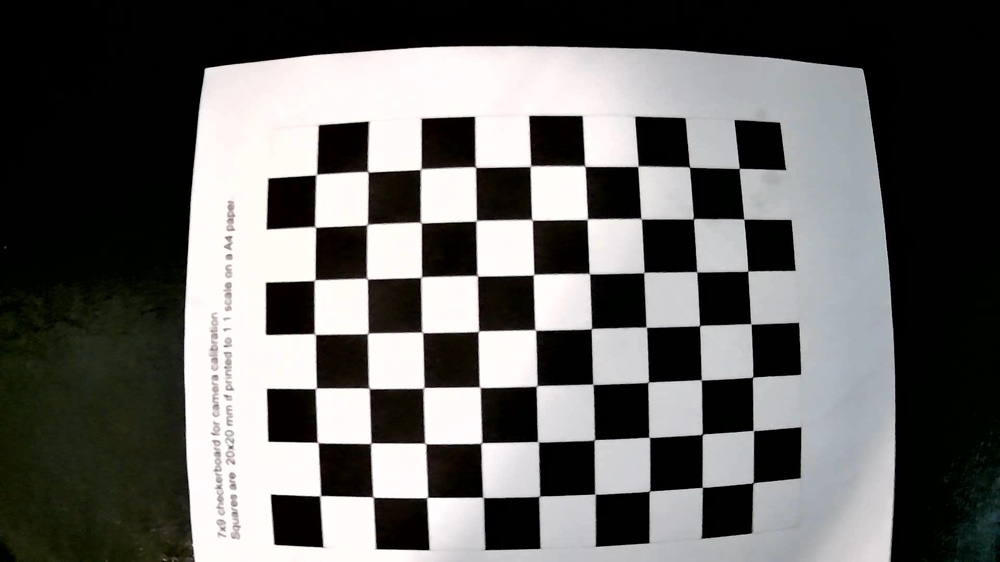
#> input picture demo_script/calibration_data/img/cal_1.jpg, 1000 x 562 px, shrunk from 1920 x 1080 before the run; its folder holds only this picture in this run
$ python calibration_script.py --src img
#> lines starting #> are read from the running program, lines starting #| are printed output that depends on the picture; after the words box and inside, x2 and y2 are one past the last pixel; in counts of white or black regions, pixels touching at a corner belong together; long printed decimals are rounded
import cv2
import numpy as np
import glob
from pprint import pprint
import argparse
import os.path

parser = argparse.ArgumentParser()
parser.add_argument("--show", help="displays the image before exiting", action="store_true")
parser.add_argument("-s", "--src", help="the folder to load images from", required=True, type=str)
parser.add_argument("--dst", help="the folder to save the calibration data to", default="./")

args = parser.parse_args()

CHECKERBOARD = (7, 9)
criteria = (cv2.TERM_CRITERIA_EPS + cv2.TERM_CRITERIA_MAX_ITER, 30, 0.001)

image_names = glob.glob(os.path.join(args.src, "*.jpg"))
image_names += glob.glob(os.path.join(args.src, "*.png"))

objp = np.zeros((1, CHECKERBOARD[0] * CHECKERBOARD[1], 3), np.float32)
objp[0, :, :2] = np.mgrid[0:CHECKERBOARD[0], 0:CHECKERBOARD[1]].T.reshape(-1, 2)

# Arrays to store object points and image points from all the images.
objpoints = []  # 3d point in real world space
imgpoints = []  # 2d points in image plane.
gray = None
for fname in image_names:
    img = cv2.imread(fname)
#> img is the input picture: shape (562, 1000, 3); mean B, G, R 98.5, 100.3, 100.8
    gray = cv2.cvtColor(img, cv2.COLOR_BGR2GRAY)
    # Find the chess board corners
    ret, corners = cv2.findChessboardCorners(gray, CHECKERBOARD,
                                             cv2.CALIB_CB_ADAPTIVE_THRESH +
                                             cv2.CALIB_CB_FAST_CHECK +
                                             cv2.CALIB_CB_NORMALIZE_IMAGE)
#> ret = True; corners = 63 rows, first 8: [320.9, 494.7], [317.3, 442.6], [316, 388.6], [315.8, 334.5], [314.5, 280.4], [316, 227.4], [316.4, 174.6], [373.7, 496.7]
    # If found, add object points, image points (after refining them)
    if ret is True:
        objpoints.append(objp)
        # Iteratively improves the accuracy of the corner detection
        corners2 = cv2.cornerSubPix(gray, corners, (11, 11), (-1, -1), criteria)
#> corners2 = 63 rows, first 8: [320.2, 495.7], [317.7, 442.5], [315.8, 388.3], [314.8, 334], [314.6, 280.2], [315.1, 226.9], [316.2, 174.5], [373, 497]
        imgpoints.append(corners)
        # Draw and display the corners
        cv2.drawChessboardCorners(img, (7, 6), corners2, ret)
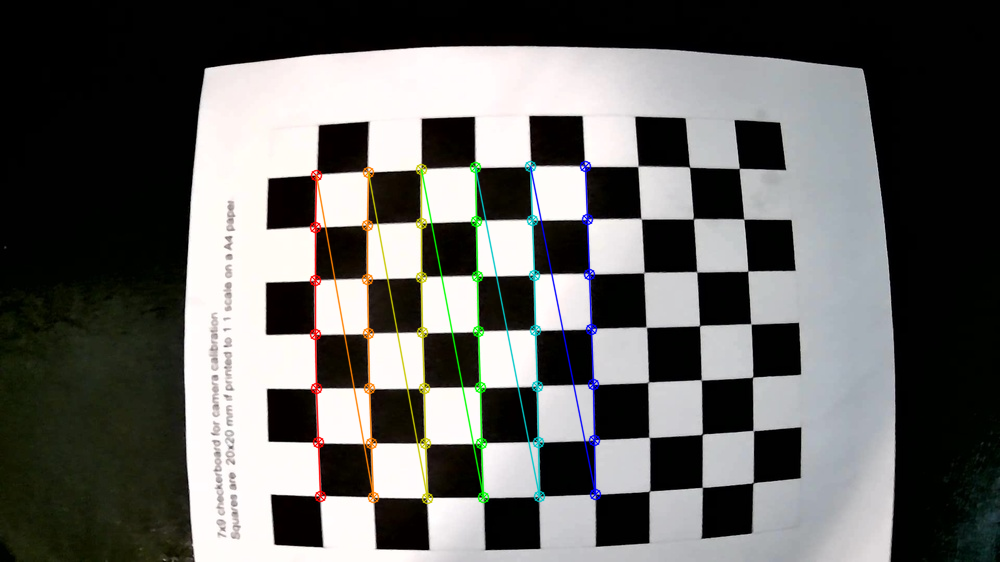
#> img: shape (562, 1000, 3); 2.53% of pixels changed, all inside (x1, y1, x2, y2) = (309, 160, 602, 505)
        if args.show:
            cv2.imshow('img', img)
            cv2.waitKey(0)

if gray is not None:
    # Calculate Parameters
    result, camera_matrix, distortion_coefficients, rvecs, tvecs = \
        cv2.calibrateCamera(objpoints, imgpoints, gray.shape[::-1], None, None)
#> result = 0.314; camera_matrix = [[2556.7, 0, 504.9], [0, 2624, 260.4], [0, 0, 1]]; distortion_coefficients = [[-6.03, 151.3, 0.0696, 0.0126, -3918]]; rvecs = ([-0.227, -0.247, -1.58],); tvecs = ([-3.39, 4.15, 44.09],)
    h, w = gray.shape[:2]
#> h = 562; w = 1000

    mean_error = 0
    for i in range(len(objpoints)):
        imgpoints2, _ = cv2.projectPoints(objpoints[i], rvecs[i], tvecs[i], camera_matrix, distortion_coefficients)
        error = cv2.norm(imgpoints[i], imgpoints2, cv2.NORM_L2) / len(imgpoints2)
        mean_error += error
#> this loop made 1 pass
#> (error, mean_error) on pass 1: (0.0395, 0.0395)
#> after the loop, mean_error = 0.0395
    print(f"total error: {mean_error / len(objpoints)}")
#| total error: 0.03953

    # todo: combine into one file
    np.savez(os.path.join(args.dst, 'camera_cal.npz'), k=camera_matrix, d=distortion_coefficients)

    print("Camera Matrix:")
    pprint(camera_matrix)
#| array([[2.55669800e+03, 0.00000000e+00, 5.04905428e+02],
#|        [0.00000000e+00, 2.62396560e+03, 2.60408045e+02],
#|        [0.00000000e+00, 0.00000000e+00, 1.00000000e+00]])
    print("Distortion Coefficients:")
    pprint(distortion_coefficients)
#| array([[-6.02960657e+00,  1.51348475e+02,  6.95840357e-02,
#|          1.26171326e-02, -3.91798495e+03]])
cv2.destroyAllWindows()

$ run again, on demo_script/calibration_data/img/cal_10.jpg
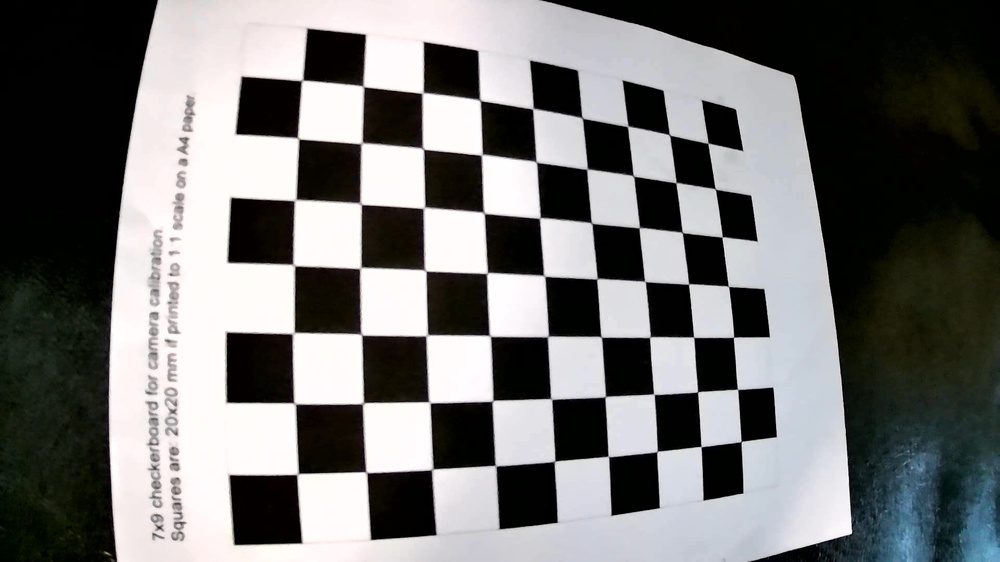
#> input picture demo_script/calibration_data/img/cal_10.jpg, 1000 x 562 px, shrunk from 1920 x 1080 before the run
#> img is the input picture: shape (562, 1000, 3); mean B, G, R 114.1, 114.9, 114.8
#> ret = True; corners = 63 rows, first 8: [298, 473.5], [294, 404], [294.4, 333.9], [293.8, 264.9], [296.1, 200.7], [297.7, 138.8], [303, 80.5], [366.1, 472.1]
#> corners2 = 63 rows, first 8: [297.5, 474], [294.6, 403.4], [293.3, 333.1], [293.8, 265.1], [295.2, 200.1], [298.1, 138.3], [302, 80.4], [366.3, 472.3]
#> `cv2.drawChessboardCorners(img, (7, 6), corners2, ret)`:
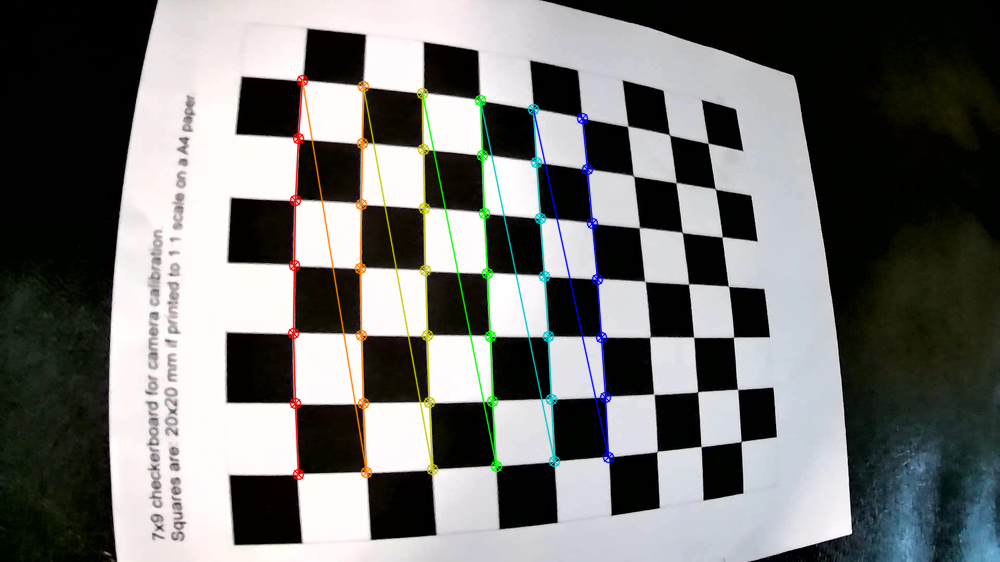
#> img: shape (562, 1000, 3); 2.78% of pixels changed, all inside (x1, y1, x2, y2) = (287, 74, 615, 481)
#> result = 0.525; camera_matrix = [[445.4, 0, 573.9], [0, 489.8, 386.3], [0, 0, 1]]; distortion_coefficients = [[-0.15, -0.0132, -0.0252, -0.0236, 0.0156]]; rvecs = ([0.122, -0.334, -1.6],); tvecs = ([-4.16, 1.3, 6.48],)
#> the loop `for i in range(len(objpoints)):` made 1 pass
#> (error, mean_error) on pass 1: (0.0661, 0.0661)
#> after the loop `for i in range(len(objpoints)):`: mean_error = 0.0661
#| total error: 0.06609
#| array([[445.442,   0.        , 573.925],
#|        [  0.        , 489.788, 386.302],
#|        [  0.        ,   0.        ,   1.        ]])
#| array([[-0.1502, -0.01317, -0.02516, -0.02362,  0.01565]])

$ run again, on demo_script/calibration_data/img/cal_11.jpg
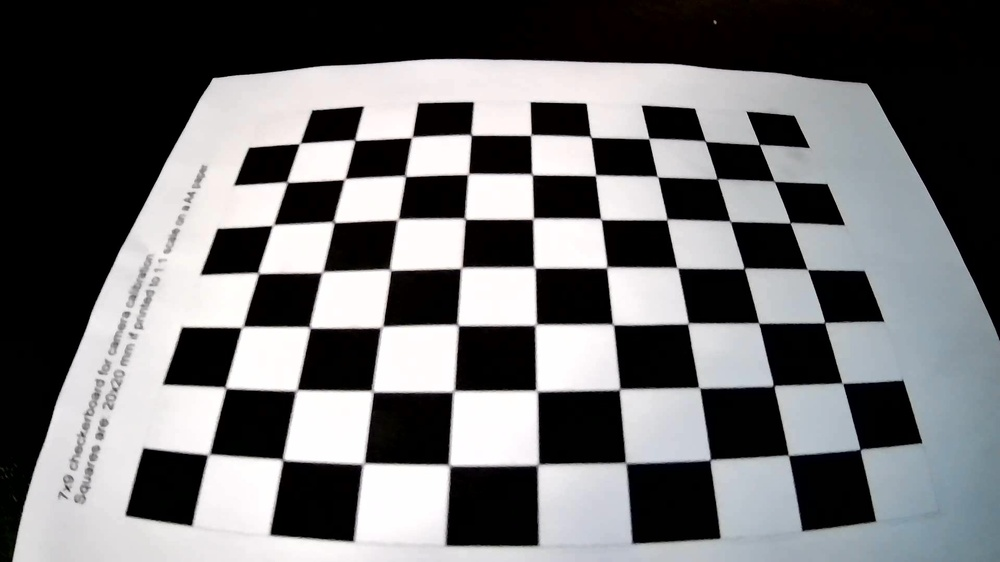
#> input picture demo_script/calibration_data/img/cal_11.jpg, 1000 x 562 px, shrunk from 1920 x 1080 before the run
#> img is the input picture: shape (562, 1000, 3); mean B, G, R 110.4, 109, 108.9
#> ret = True; corners = 63 rows, first 8: [208.4, 454], [226.7, 387.1], [242.9, 328], [258, 273.5], [273.5, 225.7], [287.7, 181.4], [299.5, 143.5], [283, 459.5]
#> corners2 = 63 rows, first 8: [208.6, 454.4], [225.5, 387.7], [242.3, 326.9], [258.1, 273.1], [272.9, 225], [286.9, 182.1], [299.8, 143.3], [282.7, 459.7]
#> `cv2.drawChessboardCorners(img, (7, 6), corners2, ret)`:
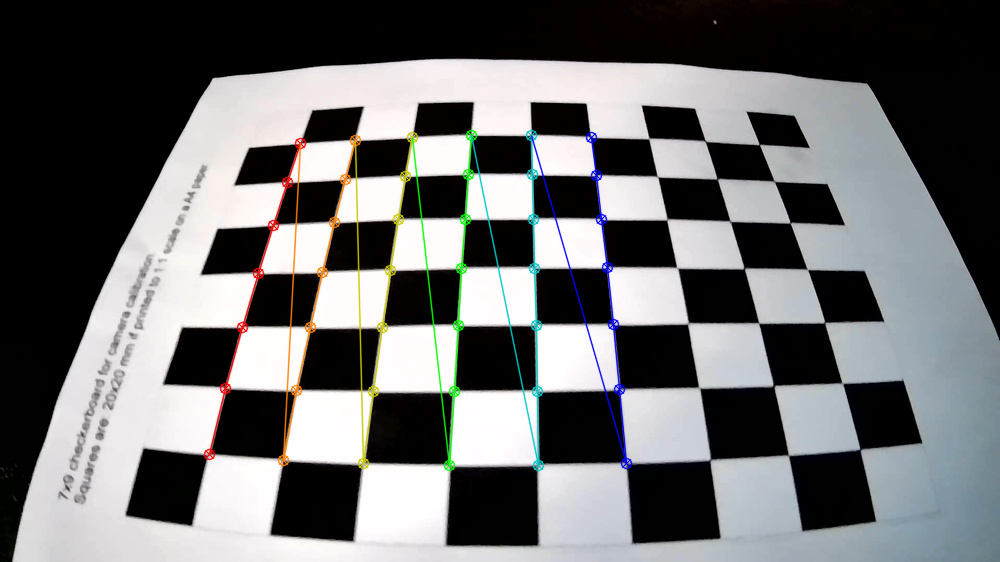
#> img: shape (562, 1000, 3); 2.53% of pixels changed, all inside (x1, y1, x2, y2) = (203, 129, 633, 472)
#> result = 0.801; camera_matrix = [[776, 0, 536.7], [0, 840.3, 347.9], [0, 0, 1]]; distortion_coefficients = [[-0.472, 0.252, -0.0126, -0.00171, 0.31]]; rvecs = ([-0.561, -0.588, -1.51],); tvecs = ([-3.98, 1.24, 8.53],)
#> the loop `for i in range(len(objpoints)):` made 1 pass
#> (error, mean_error) on pass 1: (0.101, 0.101)
#> after the loop `for i in range(len(objpoints)):`: mean_error = 0.101
#| total error: 0.1009
#| array([[775.989,   0.        , 536.705],
#|        [  0.        , 840.300, 347.861],
#|        [  0.        ,   0.        ,   1.        ]])
#| array([[-0.4716,  0.2517, -0.01261, -0.001715,  0.3101]])
